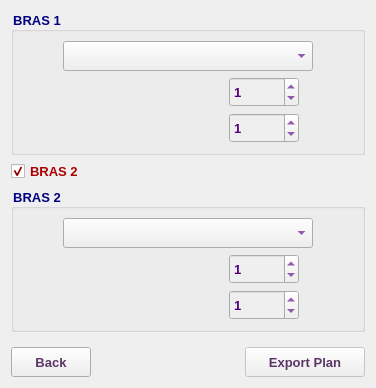
     <widget class="QWidget" name="brasTab">
      <attribute name="title">
       <string>bras</string>
      </attribute>
      <layout class="QVBoxLayout" name="verticalLayout_3">
       <item>
        <widget class="QGroupBox" name="groupBox_4">
         <property name="font">
          <font>
           <family>Tahoma</family>
           <pointsize>10</pointsize>
           <weight>75</weight>
           <bold>true</bold>
          </font>
         </property>
         <property name="styleSheet">
          <string notr="true">color: rgb(0, 0, 127);</string>
         </property>
         <property name="title">
          <string>BRAS 1</string>
         </property>
         <layout class="QVBoxLayout" name="verticalLayout_6">
          <item>
           <layout class="QHBoxLayout" name="horizontalLayout_14">
            <item>
             <spacer name="horizontalSpacer_20">
              <property name="font">
               <font>
                <family>Tahoma</family>
                <pointsize>10</pointsize>
               </font>
              </property>
              <property name="orientation">
               <enum>Qt::Horizontal</enum>
              </property>
              <property name="sizeHint" stdset="0">
               <size>
                <width>40</width>
                <height>20</height>
               </size>
              </property>
             </spacer>
            </item>
            <item>
             <widget class="QComboBox" name="bras1CB">
              <property name="minimumSize">
               <size>
                <width>250</width>
                <height>30</height>
               </size>
              </property>
              <property name="maximumSize">
               <size>
                <width>200</width>
                <height>30</height>
               </size>
              </property>
              <property name="font">
               <font>
                <family>Tahoma</family>
                <pointsize>10</pointsize>
                <weight>75</weight>
                <bold>true</bold>
               </font>
              </property>
              <property name="styleSheet">
               <string notr="true">color: rgb(85, 0, 127);</string>
              </property>
             </widget>
            </item>
            <item>
             <spacer name="horizontalSpacer_21">
              <property name="font">
               <font>
                <family>Tahoma</family>
                <pointsize>10</pointsize>
               </font>
              </property>
              <property name="orientation">
               <enum>Qt::Horizontal</enum>
              </property>
              <property name="sizeHint" stdset="0">
               <size>
                <width>40</width>
                <height>20</height>
               </size>
              </property>
             </spacer>
            </item>
           </layout>
          </item>
          <item>
           <layout class="QHBoxLayout" name="horizontalLayout_10">
            <item>
             <widget class="QLabel" name="b1a1Lbl">
              <property name="minimumSize">
               <size>
                <width>200</width>
                <height>30</height>
               </size>
              </property>
              <property name="maximumSize">
               <size>
                <width>300</width>
                <height>30</height>
               </size>
              </property>
              <property name="font">
               <font>
                <family>Tahoma</family>
                <pointsize>10</pointsize>
                <weight>75</weight>
                <bold>true</bold>
               </font>
              </property>
              <property name="text">
               <string/>
              </property>
             </widget>
            </item>
            <item>
             <widget class="QSpinBox" name="b1a1SB">
              <property name="enabled">
               <bool>false</bool>
              </property>
              <property name="minimumSize">
               <size>
                <width>70</width>
                <height>30</height>
               </size>
              </property>
              <property name="maximumSize">
               <size>
                <width>70</width>
                <height>30</height>
               </size>
              </property>
              <property name="font">
               <font>
                <family>Tahoma</family>
                <pointsize>10</pointsize>
                <weight>75</weight>
                <bold>true</bold>
               </font>
              </property>
              <property name="styleSheet">
               <string notr="true">color: rgb(85, 0, 127);</string>
              </property>
              <property name="maximum">
               <number>1000</number>
              </property>
              <property name="value">
               <number>1</number>
              </property>
             </widget>
            </item>
            <item>
             <spacer name="horizontalSpacer_22">
              <property name="font">
               <font>
                <family>Tahoma</family>
                <pointsize>10</pointsize>
               </font>
              </property>
              <property name="orientation">
               <enum>Qt::Horizontal</enum>
              </property>
              <property name="sizeHint" stdset="0">
               <size>
                <width>40</width>
                <height>20</height>
               </size>
              </property>
             </spacer>
            </item>
           </layout>
          </item>
          <item>
           <layout class="QHBoxLayout" name="horizontalLayout_18">
            <item>
             <widget class="QLabel" name="b1a2Lbl">
              <property name="minimumSize">
               <size>
                <width>200</width>
                <height>30</height>
               </size>
              </property>
              <property name="maximumSize">
               <size>
                <width>300</width>
                <height>30</height>
               </size>
              </property>
              <property name="font">
               <font>
                <family>Tahoma</family>
                <pointsize>10</pointsize>
                <weight>75</weight>
                <bold>true</bold>
               </font>
              </property>
              <property name="text">
               <string/>
              </property>
              <property name="alignment">
               <set>Qt::AlignLeading|Qt::AlignLeft|Qt::AlignVCenter</set>
              </property>
             </widget>
            </item>
            <item>
             <widget class="QSpinBox" name="b1a2SB">
              <property name="enabled">
               <bool>false</bool>
              </property>
              <property name="minimumSize">
               <size>
                <width>70</width>
                <height>30</height>
               </size>
              </property>
              <property name="maximumSize">
               <size>
                <width>70</width>
                <height>30</height>
               </size>
              </property>
              <property name="font">
               <font>
                <family>Tahoma</family>
                <pointsize>10</pointsize>
                <weight>75</weight>
                <bold>true</bold>
               </font>
              </property>
              <property name="styleSheet">
               <string notr="true">color: rgb(85, 0, 127);</string>
              </property>
              <property name="maximum">
               <number>1000</number>
              </property>
              <property name="value">
               <number>1</number>
              </property>
             </widget>
            </item>
            <item>
             <spacer name="horizontalSpacer_23">
              <property name="font">
               <font>
                <family>Tahoma</family>
                <pointsize>10</pointsize>
               </font>
              </property>
              <property name="orientation">
               <enum>Qt::Horizontal</enum>
              </property>
              <property name="sizeHint" stdset="0">
               <size>
                <width>40</width>
                <height>20</height>
               </size>
              </property>
             </spacer>
            </item>
           </layout>
          </item>
         </layout>
        </widget>
       </item>
       <item>
        <widget class="QCheckBox" name="bras2EnCB">
         <property name="font">
          <font>
           <family>Tahoma</family>
           <pointsize>10</pointsize>
           <weight>75</weight>
           <bold>true</bold>
          </font>
         </property>
         <property name="styleSheet">
          <string notr="true">color: rgb(170, 0, 0);</string>
         </property>
         <property name="text">
          <string>BRAS 2</string>
         </property>
         <property name="checked">
          <bool>true</bool>
         </property>
        </widget>
       </item>
       <item>
        <widget class="QGroupBox" name="bras2GB">
         <property name="font">
          <font>
           <family>Tahoma</family>
           <pointsize>10</pointsize>
           <weight>75</weight>
           <bold>true</bold>
          </font>
         </property>
         <property name="styleSheet">
          <string notr="true">color: rgb(0, 0, 127);</string>
         </property>
         <property name="title">
          <string>BRAS 2</string>
         </property>
         <layout class="QVBoxLayout" name="verticalLayout_7">
          <item>
           <layout class="QHBoxLayout" name="horizontalLayout_19">
            <item>
             <spacer name="horizontalSpacer_24">
              <property name="font">
               <font>
                <family>Tahoma</family>
                <pointsize>10</pointsize>
               </font>
              </property>
              <property name="orientation">
               <enum>Qt::Horizontal</enum>
              </property>
              <property name="sizeHint" stdset="0">
               <size>
                <width>40</width>
                <height>20</height>
               </size>
              </property>
             </spacer>
            </item>
            <item>
             <widget class="QComboBox" name="bras2CB">
              <property name="minimumSize">
               <size>
                <width>250</width>
                <height>30</height>
               </size>
              </property>
              <property name="maximumSize">
               <size>
                <width>250</width>
                <height>30</height>
               </size>
              </property>
              <property name="font">
               <font>
                <family>Tahoma</family>
                <pointsize>10</pointsize>
                <weight>75</weight>
                <bold>true</bold>
               </font>
              </property>
              <property name="styleSheet">
               <string notr="true">color: rgb(85, 0, 127);</string>
              </property>
             </widget>
            </item>
            <item>
             <spacer name="horizontalSpacer_25">
              <property name="font">
               <font>
                <family>Tahoma</family>
                <pointsize>10</pointsize>
               </font>
              </property>
              <property name="orientation">
               <enum>Qt::Horizontal</enum>
              </property>
              <property name="sizeHint" stdset="0">
               <size>
                <width>40</width>
                <height>20</height>
               </size>
              </property>
             </spacer>
            </item>
           </layout>
          </item>
          <item>
           <layout class="QHBoxLayout" name="horizontalLayout_20">
            <item>
             <widget class="QLabel" name="b2a1Lbl">
              <property name="minimumSize">
               <size>
                <width>200</width>
                <height>30</height>
               </size>
              </property>
              <property name="maximumSize">
               <size>
                <width>300</width>
                <height>30</height>
               </size>
              </property>
              <property name="font">
               <font>
                <family>Tahoma</family>
                <pointsize>10</pointsize>
                <weight>75</weight>
                <bold>true</bold>
               </font>
              </property>
              <property name="text">
               <string/>
              </property>
             </widget>
            </item>
            <item>
             <widget class="QSpinBox" name="b2a1SB">
              <property name="enabled">
               <bool>false</bool>
              </property>
              <property name="minimumSize">
               <size>
                <width>70</width>
                <height>30</height>
               </size>
              </property>
              <property name="maximumSize">
               <size>
                <width>70</width>
                <height>30</height>
               </size>
              </property>
              <property name="font">
               <font>
                <family>Tahoma</family>
                <pointsize>10</pointsize>
                <weight>75</weight>
                <bold>true</bold>
               </font>
              </property>
              <property name="styleSheet">
               <string notr="true">color: rgb(85, 0, 127);</string>
              </property>
              <property name="maximum">
               <number>1000</number>
              </property>
              <property name="value">
               <number>1</number>
              </property>
             </widget>
            </item>
            <item>
             <spacer name="horizontalSpacer_26">
              <property name="font">
               <font>
                <family>Tahoma</family>
                <pointsize>10</pointsize>
               </font>
              </property>
              <property name="orientation">
               <enum>Qt::Horizontal</enum>
              </property>
              <property name="sizeHint" stdset="0">
               <size>
                <width>40</width>
                <height>20</height>
               </size>
              </property>
             </spacer>
            </item>
           </layout>
          </item>
          <item>
           <layout class="QHBoxLayout" name="horizontalLayout_21">
            <item>
             <widget class="QLabel" name="b2a2Lbl">
              <property name="minimumSize">
               <size>
                <width>200</width>
                <height>30</height>
               </size>
              </property>
              <property name="maximumSize">
               <size>
                <width>300</width>
                <height>30</height>
               </size>
              </property>
              <property name="font">
               <font>
                <family>Tahoma</family>
                <pointsize>10</pointsize>
                <weight>75</weight>
                <bold>true</bold>
               </font>
              </property>
              <property name="text">
               <string/>
              </property>
              <property name="alignment">
               <set>Qt::AlignLeading|Qt::AlignLeft|Qt::AlignVCenter</set>
              </property>
             </widget>
            </item>
            <item>
             <widget class="QSpinBox" name="b2a2SB">
              <property name="enabled">
               <bool>false</bool>
              </property>
              <property name="minimumSize">
               <size>
                <width>70</width>
                <height>30</height>
               </size>
              </property>
              <property name="maximumSize">
               <size>
                <width>70</width>
                <height>30</height>
               </size>
              </property>
              <property name="font">
               <font>
                <family>Tahoma</family>
                <pointsize>10</pointsize>
                <weight>75</weight>
                <bold>true</bold>
               </font>
              </property>
              <property name="styleSheet">
               <string notr="true">color: rgb(85, 0, 127);</string>
              </property>
              <property name="maximum">
               <number>1000</number>
              </property>
              <property name="value">
               <number>1</number>
              </property>
             </widget>
            </item>
            <item>
             <spacer name="horizontalSpacer_27">
              <property name="font">
               <font>
                <family>Tahoma</family>
                <pointsize>10</pointsize>
               </font>
              </property>
              <property name="orientation">
               <enum>Qt::Horizontal</enum>
              </property>
              <property name="sizeHint" stdset="0">
               <size>
                <width>40</width>
                <height>20</height>
               </size>
              </property>
             </spacer>
            </item>
           </layout>
          </item>
         </layout>
        </widget>
       </item>
       <item>
        <spacer name="verticalSpacer">
         <property name="orientation">
          <enum>Qt::Vertical</enum>
         </property>
         <property name="sizeHint" stdset="0">
          <size>
           <width>20</width>
           <height>9</height>
          </size>
         </property>
        </spacer>
       </item>
       <item>
        <layout class="QHBoxLayout" name="horizontalLayout_7">
         <item>
          <widget class="QPushButton" name="brasBackBtn">
           <property name="enabled">
            <bool>true</bool>
           </property>
           <property name="sizePolicy">
            <sizepolicy hsizetype="Preferred" vsizetype="Preferred">
             <horstretch>0</horstretch>
             <verstretch>0</verstretch>
            </sizepolicy>
           </property>
           <property name="minimumSize">
            <size>
             <width>70</width>
             <height>30</height>
            </size>
           </property>
           <property name="maximumSize">
            <size>
             <width>200</width>
             <height>30</height>
            </size>
           </property>
           <property name="font">
            <font>
             <family>Tahoma</family>
             <pointsize>10</pointsize>
             <weight>75</weight>
             <bold>true</bold>
            </font>
           </property>
           <property name="styleSheet">
            <string notr="true">color: rgb(92, 53, 102);</string>
           </property>
           <property name="text">
            <string>Back</string>
           </property>
           <property name="icon">
            <iconset resource="../../../../image.qrc">
             <normaloff>:/Image/back.png</normaloff>:/Image/back.png</iconset>
           </property>
           <property name="iconSize">
            <size>
             <width>20</width>
             <height>20</height>
            </size>
           </property>
          </widget>
         </item>
         <item>
          <spacer name="horizontalSpacer_4">
           <property name="font">
            <font>
             <family>Tahoma</family>
             <pointsize>10</pointsize>
            </font>
           </property>
           <property name="orientation">
            <enum>Qt::Horizontal</enum>
           </property>
           <property name="sizeHint" stdset="0">
            <size>
             <width>40</width>
             <height>20</height>
            </size>
           </property>
          </spacer>
         </item>
         <item>
          <widget class="QPushButton" name="okBtn">
           <property name="enabled">
            <bool>false</bool>
           </property>
           <property name="sizePolicy">
            <sizepolicy hsizetype="Preferred" vsizetype="Preferred">
             <horstretch>0</horstretch>
             <verstretch>0</verstretch>
            </sizepolicy>
           </property>
           <property name="minimumSize">
            <size>
             <width>120</width>
             <height>30</height>
            </size>
           </property>
           <property name="maximumSize">
            <size>
             <width>200</width>
             <height>30</height>
            </size>
           </property>
           <property name="font">
            <font>
             <family>Tahoma</family>
             <pointsize>10</pointsize>
             <weight>75</weight>
             <bold>true</bold>
            </font>
           </property>
           <property name="styleSheet">
            <string notr="true">color: rgb(92, 53, 102);</string>
           </property>
           <property name="text">
            <string>Export Plan</string>
           </property>
           <property name="icon">
            <iconset resource="../../../../image.qrc">
             <normaloff>:/Image/plan.png</normaloff>:/Image/plan.png</iconset>
           </property>
           <property name="iconSize">
            <size>
             <width>20</width>
             <height>20</height>
            </size>
           </property>
          </widget>
         </item>
        </layout>
       </item>
      </layout>
     </widget>
